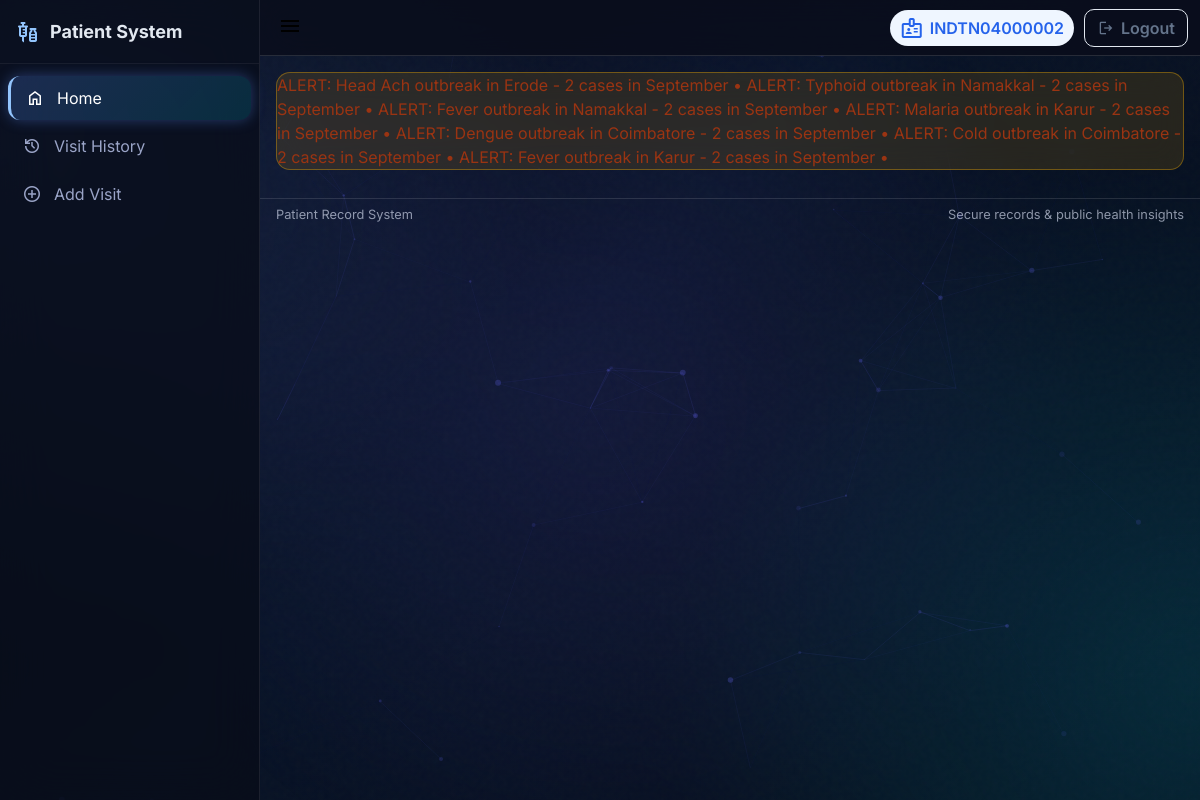
The page / (signed in) on the database its author committed.
### tables this page shows
CREATE TABLE patients (
                id TEXT PRIMARY KEY,
                name TEXT,
                age INTEGER,
                state TEXT,
                district TEXT,
                password TEXT,
                qr_code BLOB
            );

CREATE TABLE alerts (
                alert_id INTEGER PRIMARY KEY AUTOINCREMENT,
                disease TEXT,
                district TEXT,
                month TEXT,
                count INTEGER,
                created_at DATETIME DEFAULT CURRENT_TIMESTAMP
            );

### utils/public_routes.py (the view)
@public_bp.route("/")
def home():
    from datetime import datetime, timedelta
    from db_handler import fetch_alerts
    alerts = fetch_alerts()
    recent_alerts = []
    seen_alerts = set()  # To avoid duplicate alerts
    for alert in alerts:
        alert_key = (alert['disease'], alert['district'])
        if alert_key not in seen_alerts:
            recent_alerts.append(alert)
            seen_alerts.add(alert_key)
    return render_template("home.html", alerts=recent_alerts)

### db_handler.py (called while the page is built)
def fetch_patient_by_id(patient_id: str) -> Optional[sqlite3.Row]:
    try:
        with sqlite3.connect(DB_PATH) as conn:
            conn.row_factory = sqlite3.Row
            return conn.execute("SELECT * FROM patients WHERE id = ?", (patient_id,)).fetchone()
    except sqlite3.Error as e:
        logging.error(f"Database error fetching patient {patient_id}: {e}")
        return None
    except Exception as e:
        logging.error(f"Unexpected error fetching patient {patient_id}: {e}")
        return None

def fetch_alerts() -> List[sqlite3.Row]:
    try:
        with sqlite3.connect(DB_PATH) as conn:
            conn.row_factory = sqlite3.Row
            return conn.execute("SELECT * FROM alerts ORDER BY created_at DESC").fetchall()
    except sqlite3.Error as e:
        logging.error(f"Database error fetching alerts: {e}")
        return []
    except Exception as e:
        logging.error(f"Unexpected error fetching alerts: {e}")
        return []

### utils/auth.py (called while the page is built)
def init_auth(app):
    login_manager.init_app(app)
    login_manager.login_view = "auth.login"
    @login_manager.user_loader
    def load_user(user_id):
        if user_id == "admin":
            return User("admin", "admin")
        patient = fetch_patient_by_id(user_id)
        if patient:
            return User(patient["id"], "patient")
        return None

### templates/home.html (shortened to what this page needs)
{% extends "base.html" %}
{% block content %}
{% if alerts %}
<div class="alert-marquee alert-premium">
    <marquee behavior="scroll" direction="left" scrollamount="6" onmouseover="this.stop();" onmouseout="this.start();">
        {% set ns = namespace(seen=[], shown=0) %}
        {% for alert in alerts %}
        {% if ns.shown < 10 %} {% set key=(alert.disease|lower ~ '|' ~ alert.district|lower ~ '|' ~ alert.month) %} {%
            if key not in ns.seen %} ALERT: {{ alert.disease }} outbreak in {{ alert.district }} - {{ alert.count }}
            cases in {{ alert.month }} • {% set ns.seen=ns.seen + [key] %} {% set ns.shown=ns.shown + 1 %} {% endif %}
            {% endif %} {% endfor %} </marquee>
</div>
{% endif %}
{% endblock %}

### templates/base.html (shortened to what this page needs)
<!DOCTYPE html>
<html lang="en">
<head>
    <link rel="stylesheet" href="{{ url_for('static', filename='style.css') }}">
    <link rel="stylesheet" href="{{ url_for('static', filename='css/premium-dark.css') }}">
</head>
<body>
    <div id="particles-js"
        style="position: fixed; inset: 0; width: 100%; height: 100%; z-index: -1; pointer-events: none; background: transparent;">
    </div>
    <div class="app">
        <aside class="sidebar" id="sidebar">
            <div class="sidebar-header">
                <span class="brand-icon material-symbols-outlined">vaccines</span>
                <span class="brand-text">Patient System</span>
            </div>
            <nav class="sidebar-nav">
                <a href="{{ url_for('home') }}" class="sidebar-link">
                    <span class="material-symbols-outlined">home</span>
                    <span>Home</span>
                </a>
                {% if current_user.is_authenticated %}
                {% if current_user.role == "admin" %}
                <a href="{{ url_for('filtered_patients') }}" class="sidebar-link">
                    <span class="material-symbols-outlined">filter_list</span>
                    <span>Registered Patients</span>
                </a>
                <a href="{{ url_for('filtered_visits') }}" class="sidebar-link">
                    <span class="material-symbols-outlined">search</span>
                    <span>View Records</span>
                </a>
                <a href="{{ url_for('admin_dashboard') }}" class="sidebar-link">
                    <span class="material-symbols-outlined">monitoring</span>
                    <span>Dashboard</span>
                </a>
                <a href="{{ url_for('view_alerts') }}" class="sidebar-link">
                    <span class="material-symbols-outlined">warning</span>
                    <span>Alerts</span>
                </a>
                <a href="{{ url_for('system_logs') }}" class="sidebar-link">
                    <span class="material-symbols-outlined">receipt_long</span>
                    <span>System Logs</span>
                </a>
                {% elif current_user.role == "patient" %}
                <a href="{{ url_for('past_visits', patient_id=current_user.id) }}" class="sidebar-link">
                    <span class="material-symbols-outlined">history</span>
                    <span>Visit History</span>
                </a>
                <a href="{{ url_for('add_visit', patient_id=current_user.id) }}" class="sidebar-link">
                    <span class="material-symbols-outlined">add_circle</span>
                    <span>Add Visit</span>
                </a>
                {% endif %}
                {% endif %}
            </nav>
        </aside>
        <div class="main">
            <header class="topbar">
                <div class="topbar-left">
                    <button class="sidebar-toggle" id="sidebarToggle" aria-label="Toggle Navigation"
                        aria-expanded="false">
                        <span class="material-symbols-outlined" id="toggleIcon">menu</span>
                    </button>
                </div>
                <div class="topbar-right">
                    {% if current_user.is_authenticated %}
                    <span class="user-chip">
                        <span class="material-symbols-outlined">badge</span>
                        <span class="user-id">{{ current_user.id }}</span>
                    </span>
                    <a href="{{ url_for('logout') }}" class="btn-logout">
                        <span class="material-symbols-outlined" style="font-size:18px">logout</span>
                        <span>Logout</span>
                    </a>
                    {% endif %}
                </div>
            </header>
            <main class="content">
                {% block content %}{% endblock %}
            </main>
            <footer class="footer">
                <div class="container footer-inner">
                    <div class="footer-left">Patient Record System</div>
                    <div class="footer-right">
                        <span>Secure records &amp; public health insights</span>
                    </div>
                </div>
            </footer>
        </div>
    </div>
    <script>
        document.addEventListener('DOMContentLoaded', function () {
            if (window.particlesJS) {
                particlesJS("particles-js", {
                    "particles": {
                        "number": { "value": 50, "density": { "enable": true, "value_area": 800 } },
                        "color": { "value": "#6366f1" },
                        "shape": { "type": "circle" },
                        "opacity": { "value": 0.3, "random": true, "anim": { "enable": true, "speed": 1, "opacity_min": 0.1, "sync": false } },
                        "size": { "value": 3, "random": true, "anim": { "enable": false } },
                        "line_linked": { "enable": true, "distance": 150, "color": "#6366f1", "opacity": 0.15, "width": 1 },
                        "move": { "enable": true, "speed": 1.2, "direction": "top", "random": true, "straight": false, "out_mode": "out", "bounce": false }
                    },
                    "interactivity": {
                        "detect_on": "canvas",
                        "events": { "onhover": { "enable": false }, "onclick": { "enable": false }, "resize": true }
                    },
                    "retina_detect": true
                });
            }
        });
    </script>
</body>
</html>

### static/style.css (style rules this page uses)
:root { --bg: #f5f7fb; --surface: #ffffff; --text: #0f172a; --muted: #64748b; --border: #e2e8f0; --primary: #2563eb; --primary-600: #1d4ed8; --primary-50: #eff6ff; --accent: #22c55e; --accent-600: #16a34a; --danger: #ef4444; --danger-600: #dc2626; --warning: #f59e0b; --success: #10b981; --shadow: 0 8px 24px rgba(2, 6, 23, 0.08), 0 2px 8px rgba(2, 6, 23, 0.06); }
* { box-sizing: border-box }
html, body { height: 100% }
body { margin: 0; font-family: 'Inter', system-ui, -apple-system, Segoe UI, Roboto, "Helvetica Neue", Arial, "Noto Sans", "Apple Color Emoji", "Segoe UI Emoji"; color: var(--text); background: var(--bg); line-height: 1.5; }
.app { display: flex; min-height: 100vh; position: relative; z-index: 1; }
.sidebar { width: 260px; background: #0b1f44; color: #e2e8f0; position: sticky; top: 0; height: 100vh; display: flex; flex-direction: column; border-right: 1px solid rgba(255, 255, 255, 0.06); }
.sidebar-header { display: flex; align-items: center; gap: 10px; padding: 18px 16px; border-bottom: 1px solid rgba(255, 255, 255, 0.06) }
.sidebar-header .brand-icon { color: #93c5fd }
.sidebar-header .brand-text { font-weight: 700; font-size: 18px }
.sidebar-nav { padding: 8px }
.sidebar-link { display: flex; align-items: center; gap: 12px; padding: 10px 12px; margin: 4px 0; border-radius: 10px; color: #e5e7eb; text-decoration: none; transition: background 0.18s ease; }
.sidebar-link.active { background: rgba(255, 255, 255, 0.12); color: #fff; border-left: 3px solid #93c5fd; padding-left: 9px; }
.sidebar-link .material-symbols-outlined { font-size: 20px }
.main { flex: 1; display: flex; flex-direction: column; min-width: 0 }
.topbar { height: 56px; display: flex; align-items: center; justify-content: space-between; padding: 0 12px; background: var(--surface); border-bottom: 1px solid var(--border); position: sticky; top: 0; z-index: 5; }
.topbar-left { display: flex; align-items: center; gap: 10px }
.topbar-right { display: flex; align-items: center; gap: 10px }
.sidebar-toggle { border: none; background: transparent; padding: 6px; border-radius: 8px; cursor: pointer }
.user-chip { display: inline-flex; align-items: center; gap: 6px; padding: 6px 10px; background: var(--primary-50); color: var(--primary); border-radius: 999px }
.user-id { font-weight: 600 }
.content { padding: 16px; max-width: 1200px; margin: 0 auto; width: 100% }
.btn-logout { background: transparent; color: var(--muted); border: 1px solid var(--border); border-radius: 10px; padding: 6px 12px; display: inline-flex; align-items: center; gap: 6px; cursor: pointer; font-weight: 600; text-decoration: none; transition: all 0.2s ease; }
.footer { color: var(--muted) }
.footer .container { max-width: 1200px; margin: 0 auto; padding: 6px 16px }
.footer-inner { display: flex; justify-content: space-between; align-items: center; border-top: 1px solid var(--border); padding-top: 8px; font-size: 0.8rem; }
.alert-marquee { background: #fff7ed; border: 1px solid #ffedd5; color: #9a3412; margin: 0 0 12px 0; border-radius: 10px; overflow: hidden }

### rows shown on the page
patients: id "INDTN04000002"
alerts: disease "Head Ach", district "Erode", count "2", month "September"
alerts: disease "Typhoid", district "Namakkal", count "2", month "September"
alerts: disease "Fever", district "Namakkal", count "2", month "September"
alerts: disease "Malaria", district "Karur", count "2", month "September"
alerts: disease "Dengue", district "Coimbatore", count "2", month "September"
alerts: disease "Cold", district "Coimbatore", count "2", month "September"
alerts: disease "Fever", district "Karur", count "2", month "September"
